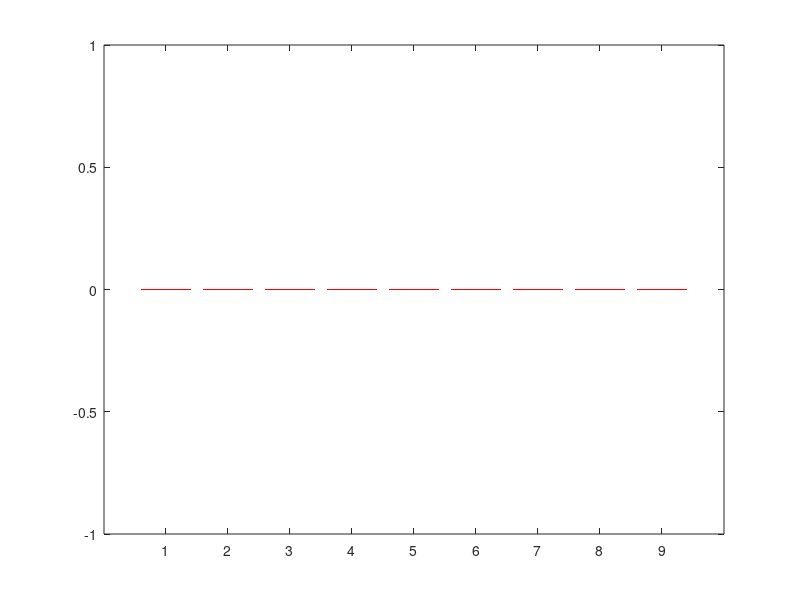

Write the MATLAB code that produced this figure. (Note: this script raises an error after producing the figure.)

% read all .mat files in the results folder
Files = dir(fullfile('ResultDemoNumberBP/*.mat'));

LengthFiles = length(Files); % the number of all files
% disp(LengthFiles);

Rn_breast_w=zeros(100,9);
% disp(size(Rn_breast_w));
Rn_mm=zeros(100,9);
Rn_reviews=zeros(100,9);
for i=1:LengthFiles
    name=Files(i).name;
    % disp(name);
    s=strsplit(name,'_');
    % disp(s);
    datafile=char(s(1,1));
    % disp(datafile);
    percent=char(s(1,end-1));
    % disp(percent);
    percent_idx = str2num(percent) / 10;
    % disp(percent_idx);
    runs=strrep(char(s(1,end)),'.mat','');
    % disp(runs);
    runs_idx = str2num(runs);
    % disp(runs_idx);
    folder=Files(i).folder;
    % disp(folder);
    load([folder,'/',name]);
    % disp(class(datafile));
    if strcmp(datafile,'breast')
        Rn_breast_w(runs_idx,percent_idx)=avgRn;
    elseif strcmp(datafile,'mm')
        Rn_mm(runs_idx,percent_idx)=avgRn;
    elseif strcmp(datafile,'reviews')
        Rn_reviews(runs_idx,percent_idx)=avgRn;
    end
    % break;
end
% disp(Rn_breast_w);
% disp(Rn_mm);
% disp(Rn_reviews);

p1=Rn_breast_w;
%disp(p1);
p2=Rn_mm;
p3=Rn_reviews;

h1=figure('visible','off');
bh1=boxplot(p1); % 'widths',0.25
set(bh1,'LineWidth', 2);
xlabel('#BPs');
ylabel('R_n');
xlim([0.5 9.5]);
xticks(1:9);
xticklabels([10:10:90]);
ylim([0 1.0]);
yticksvalues=[0, 2, 4, 6, 8, 10];
yticks(yticksvalues/10);
yticklabels([0:0.2:1.0]);
%set(gca,'Fontname','times new Roman','FontWeight','bold');
set(gca,'linewidth',2,'fontsize',14,'color','none');
%format compact;
saveas(h1,'bp_breast_w.eps','epsc'); 

h2=figure('visible','off');
bh2=boxplot(p2); % ,'widths',0.25
set(bh2,'LineWidth', 2);
xlabel('#BPs');
ylabel('R_n');
xlim([0.5 9.5]);
xticks(1:9);
xticklabels([10:10:90]);
ylim([0 1.0]);
yticksvalues=[0, 2, 4, 6, 8, 10];
yticks(yticksvalues/10);
yticklabels([0:0.2:1.0]);
%set(gca,'Fontname','times new Roman','FontWeight','bold');
set(gca,'linewidth',2,'fontsize',14,'color','none');
%format compact;
saveas(h2,'bp_mm.eps','epsc'); 

h3=figure('visible','off');
bh3=boxplot(p3); % ,'widths',0.25
set(bh3,'LineWidth', 2);
xlabel('#BPs');
ylabel('R_n');
xlim([0.5 9.5]);
xticks(1:9);
xticklabels([10:10:90]);
ylim([0 1.0]);
yticksvalues=[0, 2, 4, 6, 8, 10];
yticks(yticksvalues/10);
yticklabels([0:0.2:1.0]);
%set(gca,'Fontname','times new Roman','FontWeight','bold');
set(gca,'linewidth',2,'fontsize',14,'color','none');
%format compact;
saveas(h3,'bp_reviews.eps','epsc');
